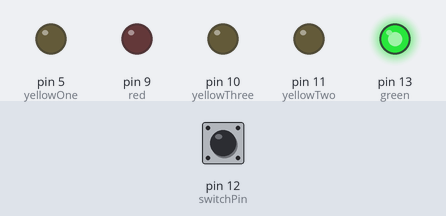
Recording of a sketch running on a simulated Arduino Uno, built with avr-gcc and run on an emulated ATmega328P. Shown: output pins drawn as LEDs (lit = HIGH). Dashed ring = blinking. The test bench sets the inputs (shaded band); at power-on: pin 12 (switchPin) HIGH. What the sketch prints to the serial monitor is not drawn.

Above: at 1.2 s.
1.3 s: pin 12 (switchPin) pulled LOW for 0.15 s
At 2.94 s:
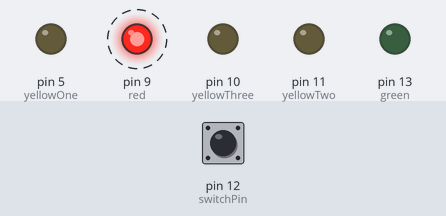
4.3 s: pin 12 (switchPin) pulled LOW for 1 s
At 4.45 s:
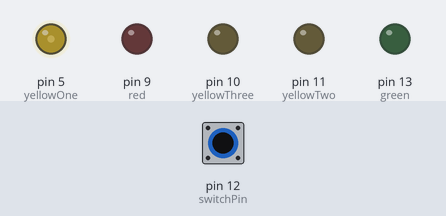
7.3 s: pin 12 (switchPin) pulled LOW for 3.2 s
At 7.75 s:
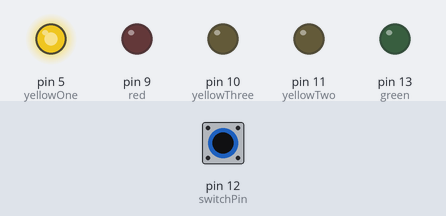
Timing chart, 0 to 12.0 s (numbered marks = the images above; inputs shaded):
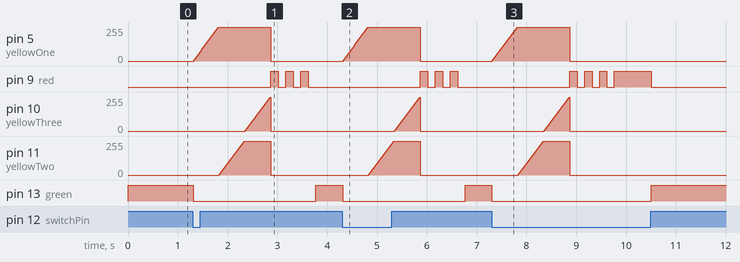

The sketch:

Final_Blinkorama_Code.ino
```cpp
/* GDES3015 Wearable Computing
   1 button used to control 1 LED
*/

//switch pin
int switchPin = 12;
//switch value
int switchValue;

int oldSwitchValue;
//green led
int green = 13;
//yellow 1
int yellowOne = 5;
//yellow 2
int yellowTwo = 11;
//yellow 3
int yellowThree = 10;
//red
int red = 9;
//brightness
int brightness = 0;
int fadeAmount = 5;

void setup() {
  // put your setup code here, to run once:
  pinMode(switchPin, INPUT);
  pinMode(green, OUTPUT);
  pinMode(yellowOne, OUTPUT);
  pinMode(yellowTwo, OUTPUT);
  pinMode(yellowThree, OUTPUT);
  pinMode(red, OUTPUT);
  Serial.begin(9600);
}

void loop() {
  // put your main code here, to run repeatedly:
  switchValue = digitalRead(switchPin);
  Serial.println(switchPin);
  if (switchValue != oldSwitchValue && switchValue == 0) {
    digitalWrite(green, LOW);
    lockedKnees();
  } else if (switchValue == 1){
    digitalWrite(green, HIGH);
    digitalWrite(yellowOne, LOW);
    digitalWrite(yellowTwo, LOW);
    digitalWrite(yellowThree, LOW);
    digitalWrite(red, LOW);
  }
  oldSwitchValue = switchValue;

}
void lockedKnees() {
  //sequence that happens when knee is stright

  for (int fadeValue = 0 ; fadeValue <= 255; fadeValue += 5) {
    // sets the value (range from 0 to 255):
    analogWrite(yellowOne, fadeValue);
    // wait for 30 milliseconds to see the dimming effect
    delay(10);
  }

  for (int fadeValue = 0 ; fadeValue <= 255; fadeValue += 5) {
    // sets the value (range from 0 to 255):
    analogWrite(yellowTwo, fadeValue);
    // wait for 30 milliseconds to see the dimming effect
    delay(10);
  }

  for (int fadeValue = 0 ; fadeValue <= 255; fadeValue += 5) {
    // sets the value (range from 0 to 255):
    analogWrite(yellowThree, fadeValue);
    // wait for 30 milliseconds to see the dimming effect
    delay(10);
  }
 {
  digitalWrite(yellowOne, LOW);
  digitalWrite(yellowTwo, LOW);
  digitalWrite(yellowThree, LOW);
 }
  //delay(500);
{
  digitalWrite(red, HIGH);   // turn the LED on (HIGH is the voltage level)
  delay(150);                       // wait for a second
  digitalWrite(red, LOW);    // turn the LED off by making the voltage LOW
  delay(150);                       // wait for a second
digitalWrite(red, HIGH);   // turn the LED on (HIGH is the voltage level)
  delay(150);                       // wait for a second
  digitalWrite(red, LOW);    // turn the LED off by making the voltage LOW
  delay(150);                       // wait for a second
  digitalWrite(red, HIGH);   // turn the LED on (HIGH is the voltage level)
  delay(150);                       // wait for a second
  digitalWrite(red, LOW);    // turn the LED off by making the voltage LOW
  delay(150);                       // wait for a second
  digitalWrite(red, HIGH);
}
}
```

Measured:
- after the input at 1.3 s, pin 5 (yellowOne): rises from 0/255 to 255/255 in 0.50 s, then falls to 0/255 in 1.1 s; pin 9 (red): alternates HIGH for 0.15 s and LOW for 0.15 s, 6 changes in all, then stays LOW, starting after 1.6 s
- after the input at 4.3 s, pin 5 (yellowOne): rises from 0/255 to 255/255 in 0.50 s, then falls to 0/255 in 1.1 s; pin 9 (red): alternates HIGH for 0.15 s and LOW for 0.15 s, 6 changes in all, then stays LOW, starting after 1.6 s
- after the input at 7.3 s, pin 5 (yellowOne): rises from 0/255 to 255/255 in 0.50 s, then falls to 0/255 in 1.1 s; pin 9 (red): goes 3 × (HIGH 0.15 s, LOW 0.15 s), HIGH 0.74 s, then LOW, starting after 1.6 s
